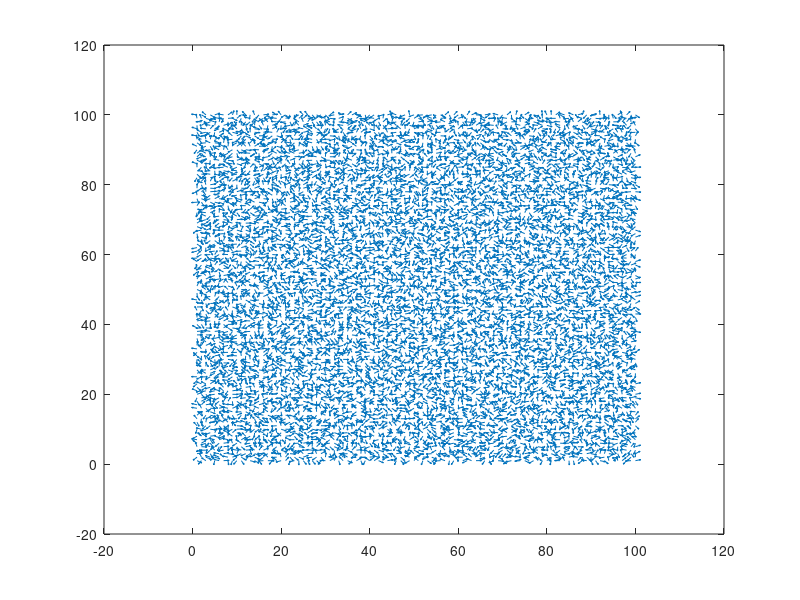
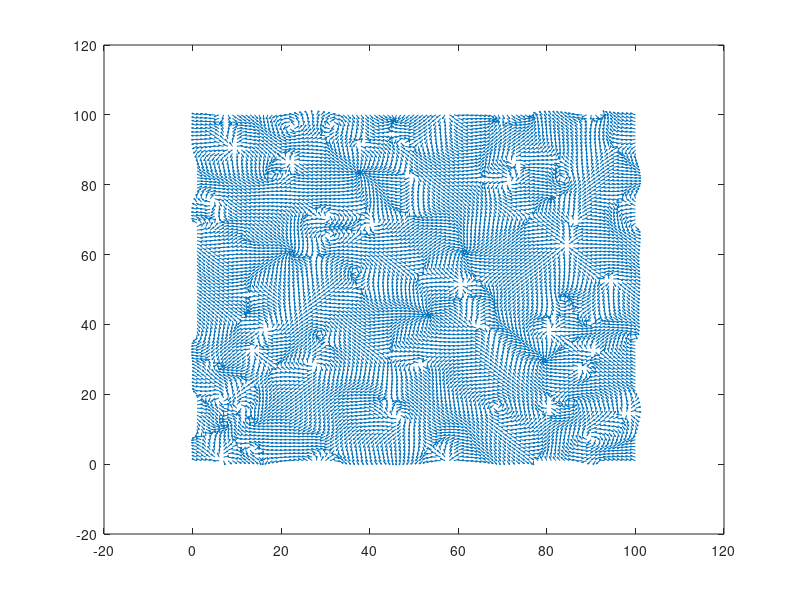
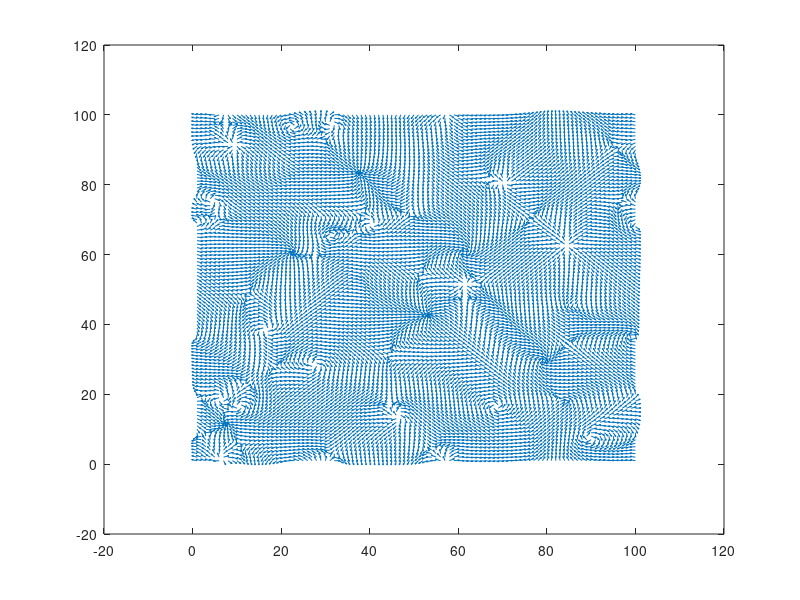
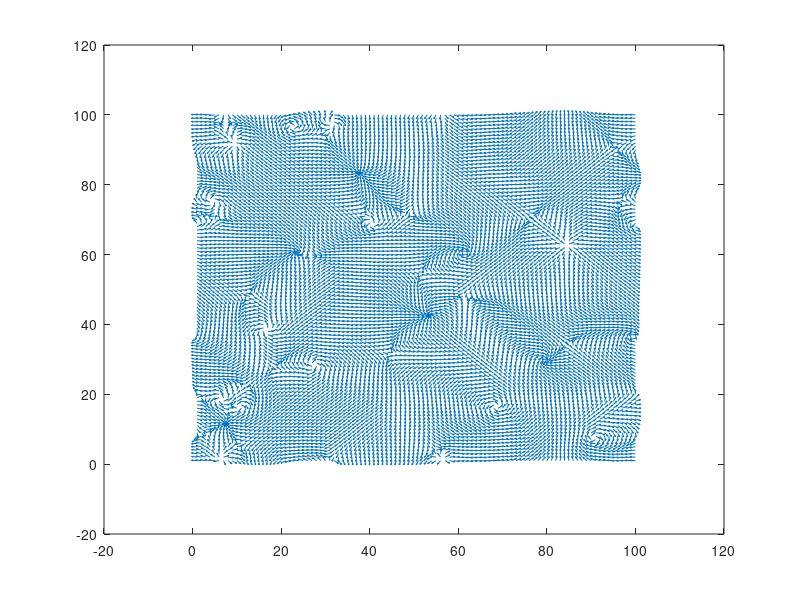

The MATLAB script that drew these images, in order: (Note: a time limit stopped this script after it produced the figures.)
%% Vortex Dynamics

clc ; clear ; close all

Nx = 100 ;  
Ny = 100 ;
N = Nx * Ny ;
xrange = 0.2*Nx + 1 : 0.8*Nx ; 
yrange = 0.2*Ny + 1 : 0.8*Ny ;
sc = 1 ;                        % grid scale
imsc = 1;                       % image scale
T = 100000 ;
dt = 1 ;
t_plot = 1000;
init_rand = 180 ;
K = + 1 ;
B = 0 ;
eta = 1; 
M = zeros(T , 1);

vorName = sprintf('Vorsim_Nx%03d_K%02d_eta%02d_B%02d' , Nx, 100*K , 100*eta, 100*B);
mkdir(vorName);
cd(vorName);

[X , Y] = meshgrid(1:Nx , 1:Ny);
[Xq , Yq] = meshgrid(1:sc:Nx * imsc , 1:sc:Ny * imsc);

Theta_init = -180 + 2 * init_rand * rand(N,1) ; 
Theta = Theta_init;
Theta_lattice_init = reshape(Theta_init , [Ny , Nx]) ;

M(1) = mean(Theta) ;

theta_time_init = sprintf('thetaBW_field_00001.tif') ;
imshow(rescale(imresize( Theta_lattice_init , 10 ))) ;
imwrite( rescale(imresize( Theta_lattice_init , 10 ) ) , theta_time_init ) ;

Theta_inter = griddata(X , Y , Theta_lattice_init , Xq , Yq);
A = quiver(Xq , Yq , cosd(Theta_inter) , sind(Theta_inter));
flowname = sprintf('Vector_field_00001.tif');
saveas(A , flowname)

s0 = zeros(N , 1);
st = zeros(N , 1);
sb = zeros(N , 1);
sr = zeros(N , 1);
sl = zeros(N , 1);

for i = 2:N-1
    s0(i) = i; 
    st(i) = Ny * floor((i+1)/Ny) + mod(i+1 , Ny) - Ny * ( floor(i / Ny) - floor((i-1)/Ny) );
    sb(i) = Ny * floor((i-1)/Ny) + mod(i-1 , Ny) + Ny * ( floor((i-1)/Ny) - floor((i-2)/Ny)) ;
    if i ~= N - Ny
        sr(i) = mod(i + Ny , N);
    end
    if i ~= Ny
        sl(i) = mod(i - Ny , N);
    end
end

s0(1) = 1 ; s0(N) = N ;
sr(1) = Ny+1 ;  sl(1) = N-Ny+1 ; st(1) = 2 ; sb(1) = Ny ; 
sr(N) = Ny ; sl(N) = N-Ny ; st(N) = N-Ny+1 ; sb(N) = N-1 ;
sl(Ny) = N ; sr(N-Ny) = N ;

HS0 = sparse(s0 , s0 , -1);
HST = sparse(s0 , st , +1) + HS0;
HSB = sparse(s0 , sb , +1) + HS0;
HSR = sparse(s0 , sr , +1) + HS0;
HSL = sparse(s0 , sl , +1) + HS0;

for tt = 2:dt:T
    Theta = Theta + dt * ( K * ( sind(HST * Theta) + sind(HSB * Theta) + ...
        sind(HSR * Theta) + sind(HSL * Theta) ) - B * sind(Theta) + ...
        eta * (rand(N , 1) - rand(N , 1)) );
    Theta = mod(Theta , 360) ;
    Theta_lattice = reshape(Theta , [Ny , Nx]) ;

    if mod(tt , t_plot) == 0
        theta_time = sprintf('thetaBW_field_%05d.tif' , tt) ;
        imwrite( rescale(imresize( Theta_lattice , 10 ) ) , theta_time ) ;

        Theta_inter = griddata(X , Y , Theta_lattice , Xq , Yq);
        A = quiver(Xq , Yq , cosd(Theta_inter) , sind(Theta_inter));
        flowname = sprintf('Vector_field_%05d.tif' , tt);
        saveas(A , flowname)
    end
    
    M(tt) = mean(cosd(Theta));
    
end

Mt = plot(1:T,M,'.');
saveas(Mt , 'MvsT.tif')
